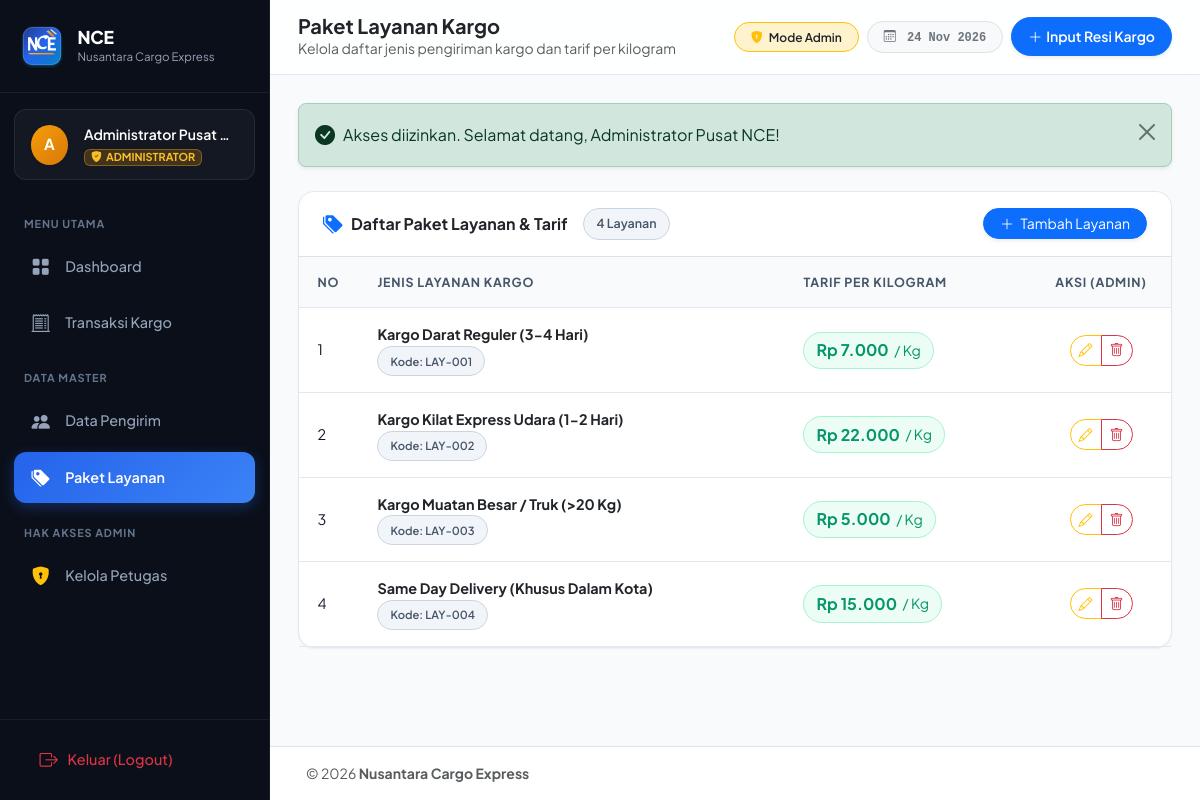
Screenshot of /index.php?page=layanan (signed in) with the database file from the repository.
### tables this page shows
CREATE TABLE `tb_layanan` (
  `lay_id` INT(11) NOT NULL AUTO_INCREMENT,
  `lay_jenis` VARCHAR(100) NOT NULL,
  `lay_harga` INT(11) NOT NULL,
  PRIMARY KEY (`lay_id`)
);

### config/Database.php (called while the page is built, shortened)
<?php
class Database {
    private static ?PDO $instance = null;
    public static function getConnection(): PDO {
        if (self::$instance === null) {
            $dsn = "mysql:host=" . DB_HOST . ";port=" . DB_PORT . ";dbname=" . DB_NAME . ";charset=utf8mb4";
            $options = [
                PDO::ATTR_ERRMODE            => PDO::ERRMODE_EXCEPTION,
                PDO::ATTR_DEFAULT_FETCH_MODE => PDO::FETCH_ASSOC,
                PDO::ATTR_EMULATE_PREPARES   => false,
            ];
            try {
                self::$instance = new PDO($dsn, DB_USER, DB_PASS, $options);
            } catch (PDOException $e) {
                die("
                    <div style='font-family: Arial, sans-serif; max-width: 600px; margin: 40px auto; padding: 20px; border: 1px solid #f87171; background: #fef2f2; border-radius: 8px;'>
                        <h3 style='color: #991b1b; margin-top: 0;'>Koneksi Database Gagal!</h3>
                        <p style='color: #4b5563;'>Pastikan MySQL di XAMPP sudah berjalan dan database <strong>" . htmlspecialchars(DB_NAME) . "</strong> sudah di-import.</p>
                        <p style='color: #6b7280; font-size: 13px;'>Pesan Kesalahan: <code>" . htmlspecialchars($e->getMessage()) . "</code></p>
                    </div>
                ");
            }
        }
        return self::$instance;
    }
}

### classes/BaseModel.php (called while the page is built, shortened)
<?php
abstract class BaseModel {
    public function __construct() {
        $this->db = Database::getConnection();
    }
}

### classes/Layanan.php (called while the page is built, shortened)
<?php
require_once __DIR__ . '/BaseModel.php';
class Layanan extends BaseModel {
    private string $table = 'tb_layanan';
    public function getAll(): array {
        $stmt = $this->db->query("SELECT * FROM {$this->table} ORDER BY lay_id ASC");
        return $stmt->fetchAll();
    }
}

### config/config.php (called while the page is built, shortened)
<?php
function current_user(): ?array {
    return $_SESSION['user_data'] ?? null;
}
function is_admin(): bool {
    $user = current_user();
    return strtolower((string)$user['user_name']) === 'admin' || (int)$user['user_id'] === 1;
}
function format_rupiah(int|float $angka): string {
    return 'Rp ' . number_format($angka, 0, ',', '.');
}

### pages/layanan.php (the view, shortened to what this page needs)
<?php
$layananModel = new Layanan();
$act = $_GET['act'] ?? 'index';
require_once __DIR__ . '/../includes/header.php';
require_once __DIR__ . '/../includes/sidebar.php';
?>
<?php require_once __DIR__ . '/../includes/alert.php'; ?>
<?php if ($act === 'tambah' && $isAdmin): ?>
    <div class="row justify-content-center">
        <div class="col-lg-6">
            <div class="card-modern">
                <div class="p-3 px-4 bg-white border-bottom d-flex justify-content-between align-items-center" style="border-top-left-radius: var(--nce-radius-lg); border-top-right-radius: var(--nce-radius-lg);">
                    <h6 class="mb-0 fw-bold text-dark"><i class="bi bi-tag-fill me-2 text-primary"></i>Tambah Paket Layanan Kargo</h6>
                    <a href="index.php?page=layanan" class="btn btn-sm btn-outline-secondary rounded-pill px-3">
                        <i class="bi bi-arrow-left me-1"></i> Kembali
                    </a>
                </div>
                <div class="p-4">
                    <form method="POST" action="index.php?page=layanan&act=simpan">
                        <div class="mb-3">
                            <label class="form-label fw-semibold">Nama / Jenis Layanan <span class="text-danger">*</span></label>
                            <input type="text" name="lay_jenis" class="form-control" placeholder="Contoh: Kargo Truk Muatan Besar (3-5 Hari)" required autofocus>
                        </div>
                        <div class="mb-4">
                            <label class="form-label fw-semibold">Tarif Dasar per Kilogram (Rp) <span class="text-danger">*</span></label>
                            <div class="input-group">
                                <span class="input-group-text bg-light">Rp</span>
                                <input type="number" name="lay_harga" class="form-control" placeholder="Contoh: 15000" min="500" step="500" required>
                                <span class="input-group-text bg-light">/ Kg</span>
                            </div>
                            <small class="text-muted">Tarif ini akan dikalikan otomatis dengan timbangan kargo di form transaksi.</small>
                        </div>
                        <div class="d-flex justify-content-end gap-2">
                            <a href="index.php?page=layanan" class="btn btn-light px-4 rounded-pill">Batal</a>
                            <button type="submit" class="btn btn-primary px-4 fw-semibold rounded-pill">
                                <i class="bi bi-save me-1"></i> Simpan Paket
                            </button>
                        </div>
                    </form>
                </div>
            </div>
        </div>
    </div>
<?php else: ?>
    <?php $listLayanan = $layananModel->getAll(); ?>
    <div class="card-modern">
        <div class="p-3 px-4 bg-white border-bottom d-flex justify-content-between align-items-center" style="border-top-left-radius: var(--nce-radius-lg); border-top-right-radius: var(--nce-radius-lg);">
            <div class="d-flex align-items-center gap-2">
                <i class="bi bi-tags-fill text-primary fs-5"></i>
                <div>
                    <span class="fw-bold text-dark">Daftar Paket Layanan & Tarif</span>
                </div>
                <span class="badge-pill badge-soft-secondary ms-2"><?= count($listLayanan) ?> Layanan</span>
            </div>
            <?php if ($isAdmin): ?>
                <a href="index.php?page=layanan&act=tambah" class="btn btn-sm btn-primary rounded-pill px-3 shadow-sm">
                    <i class="bi bi-plus-lg me-1"></i> Tambah Layanan
                </a>
            <?php endif; ?>
        </div>
        <div class="table-responsive">
            <table class="table-modern">
                <thead>
                    <tr>
                        <th style="width: 60px;">No</th>
                        <th>Jenis Layanan Kargo</th>
                        <th>Tarif per Kilogram</th>
                        <?php if ($isAdmin): ?>
                            <th class="text-center" style="width: 140px;">Aksi (Admin)</th>
                        <?php endif; ?>
                    </tr>
                </thead>
                <tbody>
                    <?php if (empty($listLayanan)): ?>
                        <tr>
                            <td colspan="<?= $isAdmin ? 4 : 3 ?>" class="text-center py-5 text-muted">
                                <i class="bi bi-inbox fs-2 d-block mb-2 text-secondary"></i>
                                Belum ada data paket layanan.
                            </td>
                        </tr>
                    <?php else: ?>
                        <?php $no = 1; foreach ($listLayanan as $l): ?>
                            <tr>
                                <td><?= $no++ ?></td>
                                <td>
                                    <div class="fw-bold text-dark"><?= htmlspecialchars($l['lay_jenis']) ?></div>
                                    <span class="badge-pill badge-soft-secondary" style="font-size: 0.7rem;">Kode: LAY-<?= str_pad((string)$l['lay_id'], 3, '0', STR_PAD_LEFT) ?></span>
                                </td>
                                <td>
                                    <span class="badge-pill badge-soft-success fw-bold fs-6">
                                        <?= format_rupiah($l['lay_harga']) ?> <span class="small fw-normal">/ Kg</span>
                                    </span>
                                </td>
                                <?php if ($isAdmin): ?>
                                    <td class="text-center">
                                        <div class="btn-group btn-group-sm">
                                            <a href="index.php?page=layanan&act=edit&id=<?= $l['lay_id'] ?>" class="btn btn-outline-warning rounded-start-pill" title="Edit Layanan">
                                                <i class="bi bi-pencil"></i>
                                            </a>
                                            <a href="index.php?page=layanan&act=hapus&id=<?= $l['lay_id'] ?>" class="btn btn-outline-danger btn-delete-confirm rounded-end-pill" data-name="<?= htmlspecialchars($l['lay_jenis']) ?>" title="Hapus Layanan">
                                                <i class="bi bi-trash"></i>
                                            </a>
                                        </div>
                                    </td>
                                <?php endif; ?>
                            </tr>
                        <?php endforeach; ?>
                    <?php endif; ?>
                </tbody>
            </table>
        </div>
    </div>
<?php endif; ?>
<?php
require_once __DIR__ . '/../includes/footer.php';

### assets/css/style.css (style rules this page uses)
:root { --nce-primary-900: #0b0f19; --nce-primary-800: #111827; --nce-primary-700: #1f2937; --nce-brand: #2563eb; --nce-brand-hover: #1d4ed8; --nce-brand-light: #eff6ff; --nce-accent: #6366f1; --nce-success: #10b981; --nce-success-light: #ecfdf5; --nce-warning: #f59e0b; --nce-warning-light: #fffbeb; --nce-danger: #ef4444; --nce-danger-light: #fef2f2; --nce-surface: #ffffff; --nce-bg: #f8fafc; --nce-border: #e2e8f0; --nce-text-main: #0f172a; --nce-text-muted: #64748b; --nce-radius-lg: 16px; --nce-radius-md: 12px; --nce-radius-sm: 8px; --nce-shadow-sm: 0 1px 2px 0 rgb(0 0 0 / 0.05); --nce-shadow: 0 4px 6px -1px rgb(0 0 0 / 0.07), 0 2px 4px -2px rgb(0 0 0 / 0.07); --nce-shadow-lg: 0 10px 25px -3px rgb(0 0 0 / 0.08), 0 4px 6px -4px rgb(0 0 0 / 0.05); }
body { font-family: 'Plus Jakarta Sans', 'Inter', system-ui, -apple-system, sans-serif; background-color: var(--nce-bg); color: var(--nce-text-main); min-height: 100vh; overflow-x: hidden; }
.card-modern { background: #ffffff; border: 1px solid var(--nce-border); border-radius: var(--nce-radius-lg); box-shadow: var(--nce-shadow-sm); transition: all 0.25s ease; }
.table-modern { width: 100%; margin-bottom: 0; border-collapse: separate; border-spacing: 0; }
.table-modern thead th { background: #f8fafc; color: #475569; font-weight: 700; font-size: 0.78rem; text-transform: uppercase; letter-spacing: 0.06em; border-bottom: 1px solid var(--nce-border); padding: 1rem 1.15rem; white-space: nowrap; }
.table-modern tbody td { padding: 1rem 1.15rem; vertical-align: middle; border-bottom: 1px solid var(--nce-border); font-size: 0.9rem; }
.table-modern tbody tr { transition: background-color 0.15s ease; }
.badge-pill { padding: 0.35rem 0.75rem; border-radius: 9999px; font-weight: 600; font-size: 0.78rem; display: inline-flex; align-items: center; gap: 0.35rem; white-space: nowrap; }
.badge-soft-success { background: #ecfdf5; color: #059669; border: 1px solid #a7f3d0; }
.badge-soft-secondary { background: #f1f5f9; color: #475569; border: 1px solid #cbd5e1; }

### rows the page displays
tb_layanan: lay_jenis "Kargo Darat Reguler (3-4 Hari)", lay_id "001", lay_harga "Rp 7.000"
tb_layanan: lay_jenis "Kargo Kilat Express Udara (1-2 Hari)", lay_id "002", lay_harga "Rp 22.000"
tb_layanan: lay_jenis "Kargo Muatan Besar / Truk (>20 Kg)", lay_id "003", lay_harga "Rp 5.000"
tb_layanan: lay_jenis "Same Day Delivery (Khusus Dalam Kota)", lay_id "004", lay_harga "Rp 15.000"

### other values shown
APP_SHORT "NCE"
APP_NAME "Nusantara Cargo Express"
substr($user['user_namalengkap'] ?? 'U', 0, 1) "A"
$user['user_namalengkap'] "Administrator Pusat…"
$pageTitle "Paket Layanan Kargo"
$pageSubtitle "Kelola daftar jenis pengiriman kargo dan tarif per kilogram"
$flash['message'] "Akses diizinkan. Selamat datang, Administrator Pusat NCE!"
count($listLayanan) "4"
